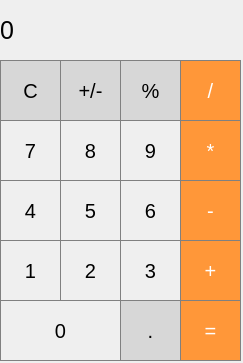
<?xml version="1.0" encoding="UTF-8"?>
<ui version="4.0">
 <class>MainWindow</class>
 <widget class="QMainWindow" name="MainWindow">
  <property name="geometry">
   <rect>
    <x>0</x>
    <y>0</y>
    <width>243</width>
    <height>363</height>
   </rect>
  </property>
  <property name="windowTitle">
   <string>MainWindow</string>
  </property>
  <widget class="QWidget" name="centralWidget">
   <widget class="QLabel" name="display">
    <property name="geometry">
     <rect>
      <x>0</x>
      <y>0</y>
      <width>241</width>
      <height>61</height>
     </rect>
    </property>
    <property name="font">
     <font>
      <pointsize>19</pointsize>
     </font>
    </property>
    <property name="styleSheet">
     <string notr="true">QLabel {
 qproperty-alignment: 'AlignVCenter | AlignRight'
; border: 1px solid gray;
 }

 background-color : white;</string>
    </property>
    <property name="text">
     <string>0</string>
    </property>
   </widget>
   <widget class="QPushButton" name="pushButton_clear">
    <property name="geometry">
     <rect>
      <x>0</x>
      <y>60</y>
      <width>61</width>
      <height>61</height>
     </rect>
    </property>
    <property name="font">
     <font>
      <pointsize>15</pointsize>
     </font>
    </property>
    <property name="styleSheet">
     <string notr="true">QPushButton {
 background-color: rgb(215, 215, 215);
 border: 1px solid gray;
}

 QPushButton:pressed { 
background-color: qlineargradient(x1: 0, y1: 0, x2: 0, y2: 1, stop: 0 #BEBEBE, stop: 1 #D7D7D7);
 }</string>
    </property>
    <property name="text">
     <string>C</string>
    </property>
   </widget>
   <widget class="QPushButton" name="pushButton_plus_min">
    <property name="geometry">
     <rect>
      <x>60</x>
      <y>60</y>
      <width>61</width>
      <height>61</height>
     </rect>
    </property>
    <property name="font">
     <font>
      <pointsize>15</pointsize>
     </font>
    </property>
    <property name="styleSheet">
     <string notr="true">QPushButton {
 background-color: rgb(215, 215, 215);
 border: 1px solid gray;
}

 QPushButton:pressed { 
background-color: qlineargradient(x1: 0, y1: 0, x2: 0, y2: 1, stop: 0 #BEBEBE, stop: 1 #D7D7D7);
 }</string>
    </property>
    <property name="text">
     <string>+/-</string>
    </property>
   </widget>
   <widget class="QPushButton" name="pushButton_percent">
    <property name="geometry">
     <rect>
      <x>120</x>
      <y>60</y>
      <width>61</width>
      <height>61</height>
     </rect>
    </property>
    <property name="font">
     <font>
      <pointsize>15</pointsize>
     </font>
    </property>
    <property name="styleSheet">
     <string notr="true">QPushButton {
 background-color: rgb(215, 215, 215);
 border: 1px solid gray;
}

 QPushButton:pressed { 
background-color: qlineargradient(x1: 0, y1: 0, x2: 0, y2: 1, stop: 0 #BEBEBE, stop: 1 #D7D7D7);
 }</string>
    </property>
    <property name="text">
     <string>%</string>
    </property>
   </widget>
   <widget class="QPushButton" name="pushButton_divide">
    <property name="geometry">
     <rect>
      <x>180</x>
      <y>60</y>
      <width>61</width>
      <height>61</height>
     </rect>
    </property>
    <property name="font">
     <font>
      <pointsize>15</pointsize>
     </font>
    </property>
    <property name="styleSheet">
     <string notr="true">QPushButton { 
background-color: rgb(255, 151, 57);
 color: white;
 border: 1px solid gray; 
} 

QPushButton:pressed { 
background-color: qlineargradient(x1: 0, y1: 0, x2: 0, y2: 1, stop: 0 #FF7832, stop: 1 #FF9739); 
} </string>
    </property>
    <property name="text">
     <string>/</string>
    </property>
   </widget>
   <widget class="QPushButton" name="pushButton_9">
    <property name="geometry">
     <rect>
      <x>120</x>
      <y>120</y>
      <width>61</width>
      <height>61</height>
     </rect>
    </property>
    <property name="font">
     <font>
      <pointsize>15</pointsize>
     </font>
    </property>
    <property name="styleSheet">
     <string notr="true">QPushButton { 
border: 1px solid gray;
 } 

QPushButton:pressed { 
background-color: qlineargradient(x1: 0, y1: 0, x2: 0, y2: 1, stop: 0 #dadbde, stop: 1 #f6f7fa);
 }</string>
    </property>
    <property name="text">
     <string>9</string>
    </property>
   </widget>
   <widget class="QPushButton" name="pushButton_mult">
    <property name="geometry">
     <rect>
      <x>180</x>
      <y>120</y>
      <width>61</width>
      <height>61</height>
     </rect>
    </property>
    <property name="font">
     <font>
      <pointsize>15</pointsize>
     </font>
    </property>
    <property name="styleSheet">
     <string notr="true">QPushButton { 
background-color: rgb(255, 151, 57);
 color: white;
 border: 1px solid gray; 
} 

QPushButton:pressed { 
background-color: qlineargradient(x1: 0, y1: 0, x2: 0, y2: 1, stop: 0 #FF7832, stop: 1 #FF9739); 
} </string>
    </property>
    <property name="text">
     <string>*</string>
    </property>
   </widget>
   <widget class="QPushButton" name="pushButton_7">
    <property name="geometry">
     <rect>
      <x>0</x>
      <y>120</y>
      <width>61</width>
      <height>61</height>
     </rect>
    </property>
    <property name="font">
     <font>
      <pointsize>15</pointsize>
     </font>
    </property>
    <property name="styleSheet">
     <string notr="true">QPushButton { 
border: 1px solid gray;
 } 

QPushButton:pressed { 
background-color: qlineargradient(x1: 0, y1: 0, x2: 0, y2: 1, stop: 0 #dadbde, stop: 1 #f6f7fa);
 }</string>
    </property>
    <property name="text">
     <string>7</string>
    </property>
   </widget>
   <widget class="QPushButton" name="pushButton_8">
    <property name="geometry">
     <rect>
      <x>60</x>
      <y>120</y>
      <width>61</width>
      <height>61</height>
     </rect>
    </property>
    <property name="font">
     <font>
      <pointsize>15</pointsize>
     </font>
    </property>
    <property name="styleSheet">
     <string notr="true">QPushButton { 
border: 1px solid gray;
 } 

QPushButton:pressed { 
background-color: qlineargradient(x1: 0, y1: 0, x2: 0, y2: 1, stop: 0 #dadbde, stop: 1 #f6f7fa);
 }</string>
    </property>
    <property name="text">
     <string>8</string>
    </property>
   </widget>
   <widget class="QPushButton" name="pushButton_6">
    <property name="geometry">
     <rect>
      <x>120</x>
      <y>180</y>
      <width>61</width>
      <height>61</height>
     </rect>
    </property>
    <property name="font">
     <font>
      <pointsize>15</pointsize>
     </font>
    </property>
    <property name="styleSheet">
     <string notr="true">QPushButton { 
border: 1px solid gray;
 } 

QPushButton:pressed { 
background-color: qlineargradient(x1: 0, y1: 0, x2: 0, y2: 1, stop: 0 #dadbde, stop: 1 #f6f7fa);
 }</string>
    </property>
    <property name="text">
     <string>6</string>
    </property>
   </widget>
   <widget class="QPushButton" name="pushButton_subtract">
    <property name="geometry">
     <rect>
      <x>180</x>
      <y>180</y>
      <width>61</width>
      <height>61</height>
     </rect>
    </property>
    <property name="font">
     <font>
      <pointsize>15</pointsize>
     </font>
    </property>
    <property name="styleSheet">
     <string notr="true">QPushButton { 
background-color: rgb(255, 151, 57);
 color: white;
 border: 1px solid gray; 
} 

QPushButton:pressed { 
background-color: qlineargradient(x1: 0, y1: 0, x2: 0, y2: 1, stop: 0 #FF7832, stop: 1 #FF9739); 
} </string>
    </property>
    <property name="text">
     <string>-</string>
    </property>
   </widget>
   <widget class="QPushButton" name="pushButton_4">
    <property name="geometry">
     <rect>
      <x>0</x>
      <y>180</y>
      <width>61</width>
      <height>61</height>
     </rect>
    </property>
    <property name="font">
     <font>
      <pointsize>15</pointsize>
     </font>
    </property>
    <property name="styleSheet">
     <string notr="true">QPushButton { 
border: 1px solid gray;
 } 

QPushButton:pressed { 
background-color: qlineargradient(x1: 0, y1: 0, x2: 0, y2: 1, stop: 0 #dadbde, stop: 1 #f6f7fa);
 }</string>
    </property>
    <property name="text">
     <string>4</string>
    </property>
   </widget>
   <widget class="QPushButton" name="pushButton_5">
    <property name="geometry">
     <rect>
      <x>60</x>
      <y>180</y>
      <width>61</width>
      <height>61</height>
     </rect>
    </property>
    <property name="font">
     <font>
      <pointsize>15</pointsize>
     </font>
    </property>
    <property name="styleSheet">
     <string notr="true">QPushButton { 
border: 1px solid gray;
 } 

QPushButton:pressed { 
background-color: qlineargradient(x1: 0, y1: 0, x2: 0, y2: 1, stop: 0 #dadbde, stop: 1 #f6f7fa);
 }</string>
    </property>
    <property name="text">
     <string>5</string>
    </property>
   </widget>
   <widget class="QPushButton" name="pushButton_3">
    <property name="geometry">
     <rect>
      <x>120</x>
      <y>240</y>
      <width>61</width>
      <height>61</height>
     </rect>
    </property>
    <property name="font">
     <font>
      <pointsize>15</pointsize>
     </font>
    </property>
    <property name="styleSheet">
     <string notr="true">QPushButton { 
border: 1px solid gray;
 } 

QPushButton:pressed { 
background-color: qlineargradient(x1: 0, y1: 0, x2: 0, y2: 1, stop: 0 #dadbde, stop: 1 #f6f7fa);
 }</string>
    </property>
    <property name="text">
     <string>3</string>
    </property>
   </widget>
   <widget class="QPushButton" name="pushButton_add">
    <property name="geometry">
     <rect>
      <x>180</x>
      <y>240</y>
      <width>61</width>
      <height>61</height>
     </rect>
    </property>
    <property name="font">
     <font>
      <pointsize>15</pointsize>
     </font>
    </property>
    <property name="styleSheet">
     <string notr="true">QPushButton { 
background-color: rgb(255, 151, 57);
 color: white;
 border: 1px solid gray; 
} 

QPushButton:pressed { 
background-color: qlineargradient(x1: 0, y1: 0, x2: 0, y2: 1, stop: 0 #FF7832, stop: 1 #FF9739); 
} </string>
    </property>
    <property name="text">
     <string>+</string>
    </property>
   </widget>
   <widget class="QPushButton" name="pushButton_1">
    <property name="geometry">
     <rect>
      <x>0</x>
      <y>240</y>
      <width>61</width>
      <height>61</height>
     </rect>
    </property>
    <property name="font">
     <font>
      <pointsize>15</pointsize>
     </font>
    </property>
    <property name="styleSheet">
     <string notr="true">QPushButton { 
border: 1px solid gray;
 } 

QPushButton:pressed { 
background-color: qlineargradient(x1: 0, y1: 0, x2: 0, y2: 1, stop: 0 #dadbde, stop: 1 #f6f7fa);
 }</string>
    </property>
    <property name="text">
     <string>1</string>
    </property>
   </widget>
   <widget class="QPushButton" name="pushButton_2">
    <property name="geometry">
     <rect>
      <x>60</x>
      <y>240</y>
      <width>61</width>
      <height>61</height>
     </rect>
    </property>
    <property name="font">
     <font>
      <pointsize>15</pointsize>
     </font>
    </property>
    <property name="styleSheet">
     <string notr="true">QPushButton { 
border: 1px solid gray;
 } 

QPushButton:pressed { 
background-color: qlineargradient(x1: 0, y1: 0, x2: 0, y2: 1, stop: 0 #dadbde, stop: 1 #f6f7fa);
 }</string>
    </property>
    <property name="text">
     <string>2</string>
    </property>
   </widget>
   <widget class="QPushButton" name="pushButton_0">
    <property name="geometry">
     <rect>
      <x>0</x>
      <y>300</y>
      <width>121</width>
      <height>61</height>
     </rect>
    </property>
    <property name="font">
     <font>
      <pointsize>15</pointsize>
     </font>
    </property>
    <property name="styleSheet">
     <string notr="true">QPushButton { 
border: 1px solid gray;
 } 

QPushButton:pressed { 
background-color: qlineargradient(x1: 0, y1: 0, x2: 0, y2: 1, stop: 0 #dadbde, stop: 1 #f6f7fa);
 }</string>
    </property>
    <property name="text">
     <string>0</string>
    </property>
   </widget>
   <widget class="QPushButton" name="pushButton_equal">
    <property name="geometry">
     <rect>
      <x>180</x>
      <y>300</y>
      <width>61</width>
      <height>61</height>
     </rect>
    </property>
    <property name="font">
     <font>
      <pointsize>15</pointsize>
     </font>
    </property>
    <property name="styleSheet">
     <string notr="true">QPushButton { 
background-color: rgb(255, 151, 57);
 color: white;
 border: 1px solid gray; 
} 

QPushButton:pressed { 
background-color: qlineargradient(x1: 0, y1: 0, x2: 0, y2: 1, stop: 0 #FF7832, stop: 1 #FF9739); 
} </string>
    </property>
    <property name="text">
     <string>=</string>
    </property>
   </widget>
   <widget class="QPushButton" name="pushButton_decimal">
    <property name="geometry">
     <rect>
      <x>120</x>
      <y>300</y>
      <width>61</width>
      <height>61</height>
     </rect>
    </property>
    <property name="font">
     <font>
      <pointsize>15</pointsize>
     </font>
    </property>
    <property name="styleSheet">
     <string notr="true">QPushButton {
 background-color: rgb(215, 215, 215);
 border: 1px solid gray;
}

 QPushButton:pressed { 
background-color: qlineargradient(x1: 0, y1: 0, x2: 0, y2: 1, stop: 0 #BEBEBE, stop: 1 #D7D7D7);
 }</string>
    </property>
    <property name="text">
     <string>.</string>
    </property>
   </widget>
  </widget>
 </widget>
 <layoutdefault spacing="6" margin="11"/>
 <resources/>
 <connections/>
</ui>
